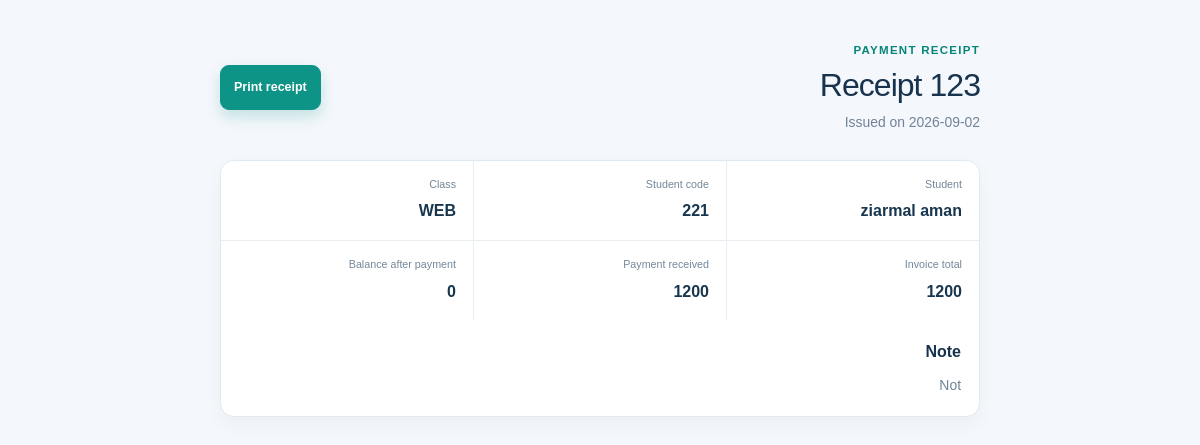
The page /mis/payments/1/receipt/ (signed in) on the database its author committed.
### academics/models.py (models this page shows, shortened)
class Payment(models.Model):
    invoice = models.ForeignKey(Invoice, on_delete=models.CASCADE, related_name='payments')
    amount = models.DecimalField(max_digits=10, decimal_places=2, validators=[MinValueValidator(0.01)])
    paid_at = models.DateField()
    receipt_no = models.CharField(max_length=30, unique=True)
    note = models.CharField(max_length=200, blank=True)

class Invoice(models.Model):
    student = models.ForeignKey(Student, on_delete=models.PROTECT, related_name='invoices')
    classroom = models.ForeignKey(
        ClassRoom,
        on_delete=models.PROTECT,
        related_name='invoices',
        null=False,
        blank=False,
    )
    title = models.CharField(max_length=150, default='Monthly fee')
    amount = models.DecimalField(max_digits=10, decimal_places=2, validators=[MinValueValidator(0.01)])
    due_date = models.DateField()
    created_at = models.DateTimeField(auto_now_add=True)
    @property
    def paid_amount(self): return sum(payment.amount for payment in self.payments.all())
    @property
    def balance(self): return self.amount - self.paid_amount

class Student(models.Model):
    student_code = models.CharField(max_length=20, unique=True)
    full_name = models.CharField(max_length=150)
    father_name = models.CharField(max_length=150, blank=True)
    photo = models.FileField(upload_to='student_photos/', blank=True, validators=[FileExtensionValidator(['jpg', 'jpeg', 'png', 'webp'])])
    phone = models.CharField(max_length=30)
    email = models.EmailField(blank=True)
    guardian_name = models.CharField(max_length=150, blank=True)
    guardian_phone = models.CharField(max_length=30, blank=True)
    address = models.TextField(blank=True)
    joined_at = models.DateField(auto_now_add=True)
    is_active = models.BooleanField(default=True)
    class Meta: ordering = ['full_name']

class ClassRoom(models.Model):
    course = models.ForeignKey(Course, on_delete=models.PROTECT, related_name='classes')
    teacher = models.ForeignKey(Teacher, on_delete=models.SET_NULL, null=True, blank=True)
    title = models.CharField(max_length=120)
    schedule = models.CharField(max_length=200, help_text='e.g. Saturday–Wednesday, 3:00 PM')
    room = models.CharField(max_length=50, blank=True)
    start_date = models.DateField()
    end_date = models.DateField(null=True, blank=True)
    attendance_weekdays = models.CharField(
        max_length=20,
        default='5,6,0,1,2',
        help_text='Teaching days: 0=Mon, 1=Tue, …, 5=Sat, 6=Sun. Example Saturday–Wednesday: 5,6,0,1,2.',
    )
    is_active = models.BooleanField(default=True)
    class Meta: verbose_name = 'Class'; verbose_name_plural = 'Classes'

### academics/views.py (the view)
# urls.py: path('payments/<int:pk>/receipt/', payment_receipt, name='payment_receipt'),
@role_required(StaffProfile.Role.MANAGER, StaffProfile.Role.ACCOUNTANT, StaffProfile.Role.RECEPTION)
def payment_receipt(request, pk):
    payment = get_object_or_404(Payment.objects.select_related('invoice__student', 'invoice__classroom'), pk=pk)
    return render(request, 'academics/payment_receipt.html', {'payment': payment})

### academics/permissions.py (called while the page is built, shortened)
def role_required(*roles):
    def decorator(view_func):
        @login_required
        @wraps(view_func)
        def wrapped(request, *args, **kwargs):
            if request.user.is_superuser:
                return view_func(request, *args, **kwargs)
        return wrapped
    return decorator

### core/context_processors.py (called while the page is built)
def language(request):
    selected = request.session.get('language', 'ps')
    return {'interface_language': selected, 'is_english': selected == 'en'}

### templates/academics/payment_receipt.html (shortened to what this page needs)
{% extends 'base_mis.html' %}
{% block content %}
<main class="report-page"><div class="report-wrap" style="max-width:760px"><header class="report-top"><div><p class="report-eyebrow">PAYMENT RECEIPT</p><h1>Receipt {{ payment.receipt_no }}</h1><p class="report-summary">Issued on {{ payment.paid_at|date:'Y-m-d' }}</p></div><button class="report-action primary" onclick="window.print()">Print receipt</button></header><article class="report-card"><div class="report-insight"><div><span>Student</span><b>{{ payment.invoice.student.full_name }}</b></div><div><span>Student code</span><b>{{ payment.invoice.student.student_code }}</b></div><div><span>Class</span><b>{{ payment.invoice.classroom.title }}</b></div><div><span>Invoice total</span><b>{{ payment.invoice.amount|floatformat:0 }}</b></div><div><span>Payment received</span><b class="report-money-paid">{{ payment.amount|floatformat:0 }}</b></div><div><span>Balance after payment</span><b class="report-money-due">{{ payment.invoice.balance|floatformat:0 }}</b></div></div>{% if payment.note %}<div style="padding:18px"><b>Note</b><p class="report-summary">{{ payment.note }}</p></div>{% endif %}</article></div></main>
{% endblock %}

### static/css/style.css (style rules this page uses)
* { box-sizing: border-box }
body { margin: 0; background: #f6f8fc; color: #15233b; font-family: 'DM Sans', Tahoma, Arial, sans-serif; line-height: 1.8 }

### static/css/mis-dashboard.css (style rules this page uses)
:root { --mis-navy: #092b46; --mis-teal: #0b887e; --mis-surface: #f4f7fb; --mis-ink: #17334d; --mis-muted: #73869a }
body.mis-workspace { margin: 0; background: var(--mis-surface); font-family: Tahoma, Arial, sans-serif; color: var(--mis-ink) }

### static/css/mis-reports.css (style rules this page uses)
.report-page { min-height:100vh; padding:40px; background:#f4f7fb; color:#17334d }
.report-wrap { max-width:1420px; margin:auto }
.report-top { display:flex; justify-content:space-between; gap:24px; align-items:center; margin-bottom:25px }
.report-eyebrow { margin:0 0 5px; color:#078579; font-size:.72rem; font-weight:800; letter-spacing:.11em }
.report-top h1 { margin:0; font-size:2rem; letter-spacing:-.03em }
.report-summary { margin:6px 0 0; color:#718397; font-size:.87rem }
.report-action { display:inline-flex; align-items:center; justify-content:center; padding:10px 13px; border:1px solid #d6e3ea; border-radius:9px; background:#fff; color:#3d5a70; font-size:.78rem; font-weight:800; text-decoration:none }
.report-action.primary { border-color:#0e9387; background:#0e9387; color:#fff; box-shadow:0 7px 14px #0e938735 }
.report-card { overflow:hidden; border:1px solid #e0e9ef; border-radius:14px; background:#fff; box-shadow:0 8px 20px #193b5609 }
.report-money-due { color:#b77916; font-weight:800 }
.report-money-paid { color:#078579; font-weight:800 }
.report-insight { display:grid; grid-template-columns:repeat(3,1fr); gap:1px; background:#e8eef2 }
.report-insight div { padding:14px 17px; background:#fff }
.report-insight span { display:block; color:#74879a; font-size:.67rem }
.report-insight b { display:block; margin-top:3px; color:#18374f; font-size:1rem }

### rows shown on the page
Payment: receipt_no "123", paid_at "2026-09-02", invoice.student.full_name "ziarmal aman", invoice.student.student_code "221", invoice.classroom "WEB", invoice.amount "1200", amount "1200", invoice.balance "0", note "Not"
